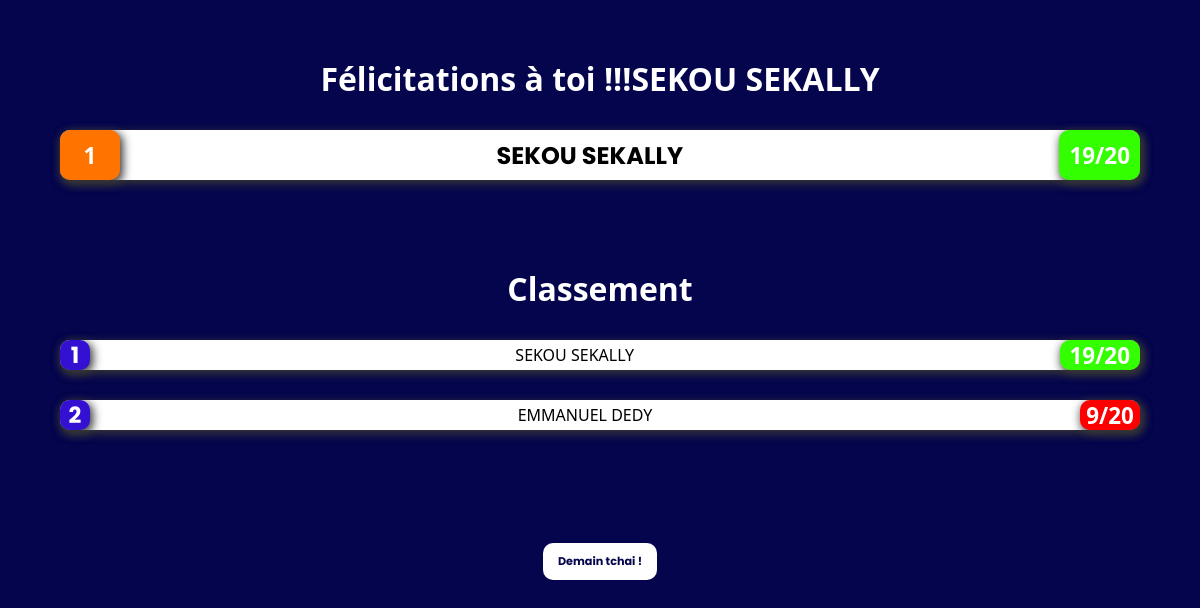
/admin, run on an earlier commit of the app's database.
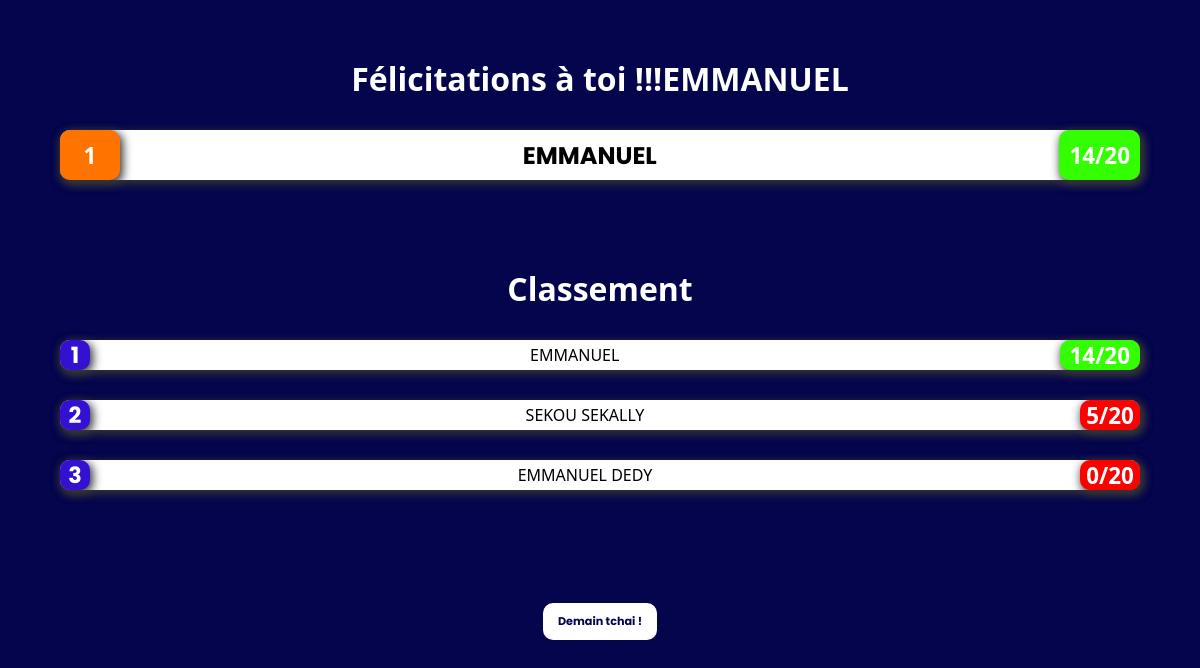
And on a later commit of the database.
### app.py (models this page shows, shortened)
class classement(db.Model):
    id = db.Column(db.Integer, primary_key = True)
    comp = db.Column(db.String(20), unique = False , nullable = False)
    note = db.Column(db.Integer)

### app.py (the view)
@app.route('/admin')
def admin():
    classep = classement.query.all()
    eudpe = Profiles.query.all()
    tab = []
    for i in classep :
        tab.append([i.note,i.comp ])
    q=[]
    tab = sorted(tab)
    w= reversed(tab)
    comp=[]
    for i in tab:
        q.append(i[0])
    maxe = max(q)
    for i in tab:
        if maxe == i[0] :
            txs = i
            break
    lenm= len(tab)-2
    qcs=[]
    for a in tab[::-1]:
        qcs.append(a)
    qsw = qcs.index(txs)+1
    session.pop('utilisateur_id', None)
    return render_template("admin.html",tab=qcs,comp=comp,maxe=txs,lenm=lenm,qsw=qsw)

### templates/admin.html (shortened to what this page needs)
<!DOCTYPE html>
<html lang="en">
<head>
    <link rel="stylesheet" href="/static/CSS/admin.css">
</head>
<body>
    {% if maxe[0]>= 10 %}
    <div class="clase" style="color: white;">
        <a href="/fin" style="text-decoration: none;color: white;"><h1 id="class" style="text-align: center;">Félicitations à toi !!!<span style="text-transform: uppercase;font-family: 'Segoe UI', Tahoma, Geneva, Verdana, sans-serif;">{{maxe[1]}}</span> </h1></a>
    </div>
    {% else %}
    <div class="clase" style="color: white;">
        <a href="/fin" style="text-decoration: none;color: white;"><h1 id="class" style="text-align: center;">Ehhh YAKO !!! <span style="text-transform: uppercase;font-family: 'Segoe UI', Tahoma, Geneva, Verdana, sans-serif;">{{maxe[1]}}</span> </h1></a>
    </div>
    {% endif %}
    {% if maxe %}
    <div class="lopm">
        <div class="lo1">
            <div class="lo105">
                <h1 id="lo11">{{qsw}}</h1>
            </div>
            <div class="lo12">
                <h2 style="text-transform: uppercase;">{{maxe[1]}}</h2>
            </div>
            {% if maxe[0]>= 10 %}
                <div class="lo10">
                    <h1 id="lo11">{{maxe[0]}}/20</h1>
                </div>
            {% else %}
                <div class="lo100">
                    <h1 id="lo11">{{maxe[0]}}/20</h1>
                </div>
            {% endif %}
        </div>
    </div>
    {% endif %}
    <div class="clase" style="color: white;">
        <a href="/fin" style="text-decoration: none;color: white;"><h1 id="class" style="text-align: center;">Classement </h1></a>
    </div>
    {% for i in tab %}
    <div class="lo">
        <div class="lo1">
            <div class="lo14">
                <h1 id="1">{{ loop.index }}</h1>
            </div>
            <div class="lo12">
                <p style="text-transform: uppercase;font-family: 'Segoe UI', Tahoma, Geneva, Verdana, sans-serif;">{{ i[1] }}</p>
            </div>
            {% if i[0] >= 10 %}
                <div class="lo10">
                    <h1 id="lo11">{{ i[0] }}/20</h1>
                </div>
            {% else %}
                <div class="lo100">
                    <h1 id="lo11">{{ i[0] }}/20</h1>
                </div>
            {% endif %}
        </div>
    </div>
    {% endfor %}
    <div class="deco">
        <a href="/deconnexion" id="dec">Demain tchai !</a>
    </div>
</body>
</html>

### static/CSS/admin.css (style rules this page uses)
* { box-sizing: border-box; margin: 0; padding: 0; font-family: 'Poppins', sans-serif; }
body { background-color: rgb(5, 5, 78); width: 100%; }
.clase { width: 100%; height: 100px; background-color: rgb(5, 5, 78); color: white; display: flex; align-items: end; justify-content: center; }
#class { font-family: system-ui, -apple-system, BlinkMacSystemFont, 'Segoe UI', Roboto, Oxygen, Ubuntu, Cantarell, 'Open Sans', 'Helvetica Neue', sans-serif; }
.lopm { display: flex; align-items: center; justify-content: center; flex-direction: column; width: 100%; gap: 20px; padding-top: 30px; padding-bottom: 30px; color: black; }
.lopm .lo1 { display: flex; align-items: center; justify-content: space-between; gap: 10px; width: 90%; height: 50px; background-color: white; border-radius: 10px; animation: wine 2s infinite; }
.lo { display: flex; align-items: center; justify-content: center; flex-direction: column; width: 100%; gap: 20px; padding-top: 30px; color: black; }
.lo1 { display: flex; align-items: center; justify-content: space-between; gap: 10px; width: 90%; height: 30px; background-color: white; border-radius: 10px; box-shadow: 2px 3px 10px 1px rgb(54, 54, 54); }
#lo11 { font-family: system-ui, -apple-system, BlinkMacSystemFont, 'Segoe UI', Roboto, Oxygen, Ubuntu, Cantarell, 'Open Sans', 'Helvetica Neue', sans-serif; }
.lo14 { display: flex; align-items: center; justify-content: center; font-size: 0.7rem; color: white; width: 30px; height: 30px; background-color: rgb(52, 16, 211); border-radius: 10px; box-shadow: 2px 3px 10px 1px rgb(54, 54, 54); }
.lo10 { display: flex; align-items: center; justify-content: center; font-size: 0.7rem; color: white; padding: 1px 10px; height: 100%; background-color: rgb(51, 255, 0); border-radius: 10px; box-shadow: 2px 3px 10px 1px rgb(54, 54, 54); }
.lo100 { display: flex; align-items: center; justify-content: center; font-size: 0.7rem; color: white; width: 60px; height: 100%; background-color: rgb(255, 0, 0); border-radius: 10px; box-shadow: 2px 3px 10px 1px rgb(54, 54, 54); }
.lo105 { display: flex; align-items: center; justify-content: center; font-size: 0.7rem; color: white; width: 60px; height: 100%; background-color: rgb(255, 115, 0); border-radius: 10px; box-shadow: 2px 3px 10px 1px rgb(54, 54, 54); }
.deco { display: flex; align-items: end; justify-content: center; width: 100%; height: 200px; }
#dec { display: flex; align-items: end; justify-content: center; border-radius: 10px; padding: 10px 15px; font-size: 0.7rem; color: rgb(5, 5, 78); padding-top: 10px; margin-bottom: 50px; background-color: rgb(255, 255, 255); text-decoration: none; font-weight: bolder; }

What changed in the data, as far as the page shows it:
added classement: comp "EMMANUEL", note "14"
changed classement "SEKOU SEKALLY": note "19" → "5"
changed classement "EMMANUEL DEDY": note "9" → "0"
Also different on the page:
{{ maxe[0] }}: "19" → "14"
{{ maxe[1] }}: "SEKOU SEKALLY" → "EMMANUEL"
